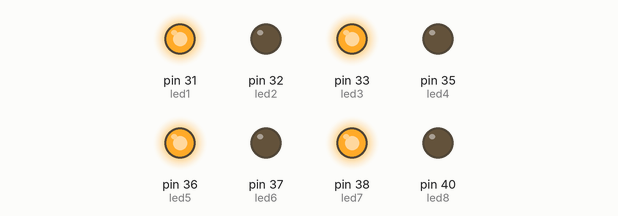
The program below on a simulated Raspberry Pi (header pin numbers). Shown: output pins drawn as LEDs (lit = HIGH).

Above: at 0.1 s.
At 6.05 s:
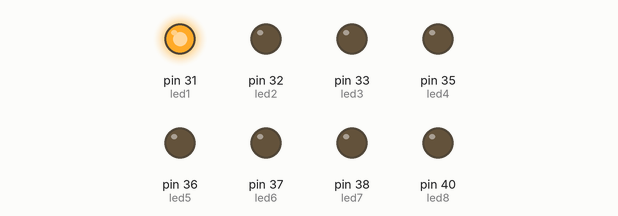
At 10.0 s:
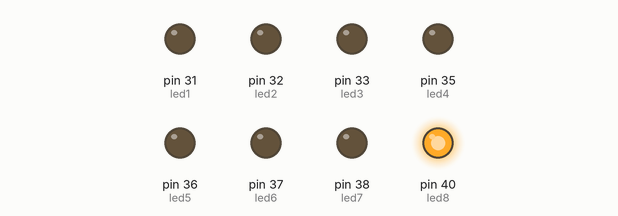
At 18.0 s:
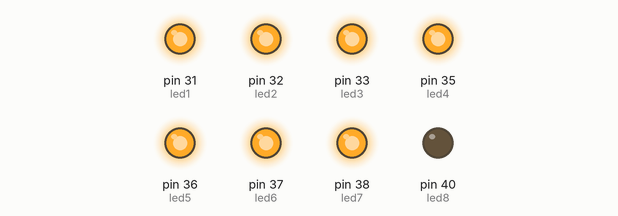
At 27.1 s:
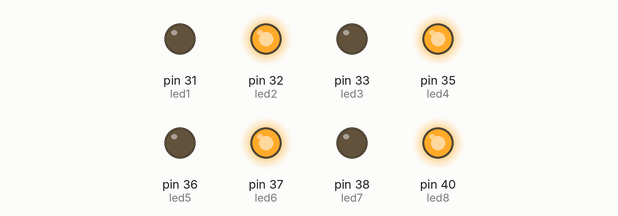
At 39.85 s:
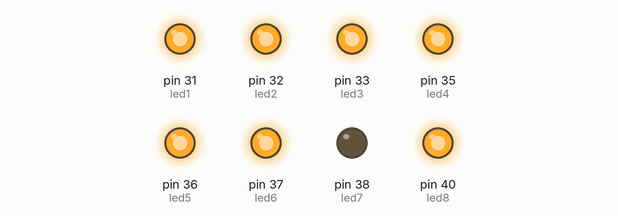
Timing chart, 0 to 40.0 s (numbered marks = the images above):
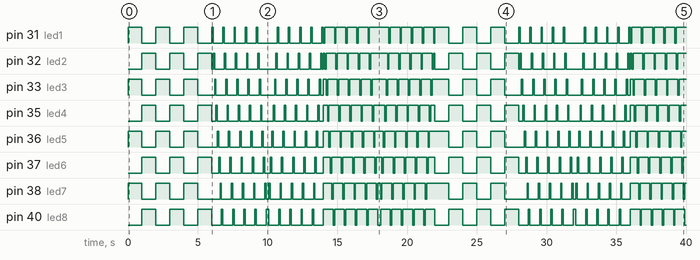

Measured:
- by itself, pin 31 (led1): LOW → HIGH at 0.00 s, → LOW 1.0 s later, → HIGH 1.0 s later, → LOW 1.0 s later, … (79 changes in this stretch)
- by itself, pin 32 (led2): LOW → HIGH at 1.0 s, → LOW 1.0 s later, → HIGH 1.0 s later, → LOW 1.0 s later, … (85 changes in this stretch)
- by itself, pin 33 (led3): LOW → HIGH at 0.00 s, → LOW 1.0 s later, → HIGH 1.0 s later, → LOW 1.0 s later, … (83 changes in this stretch)
- by itself, pin 35 (led4): LOW → HIGH at 1.0 s, → LOW 1.0 s later, → HIGH 1.0 s later, → LOW 1.0 s later, … (85 changes in this stretch)
- by itself, pin 36 (led5): LOW → HIGH at 0.00 s, → LOW 1.0 s later, → HIGH 1.0 s later, → LOW 1.0 s later, … (83 changes in this stretch)
- by itself, pin 37 (led6): LOW → HIGH at 1.0 s, → LOW 1.0 s later, → HIGH 1.0 s later, → LOW 1.0 s later, … (85 changes in this stretch)
- by itself, pin 38 (led7): LOW → HIGH at 0.00 s, → LOW 1.0 s later, → HIGH 1.0 s later, → LOW 1.0 s later, … (83 changes in this stretch)
- by itself, pin 40 (led8): LOW → HIGH at 1.0 s, → LOW 1.0 s later, → HIGH 1.0 s later, → LOW 1.0 s later, … (78 changes in this stretch)

The program:

led.py
```python
import RPi.GPIO as GPIO
import time

GPIO.setmode(GPIO.BOARD)

led1 = 31
led2 = 32
led3 = 33
led4 = 35
led5 = 36
led6 = 37
led7 = 38
led8 = 40

# Setup the LED pins as output
GPIO.setup(led1, GPIO.OUT)
GPIO.setup(led2, GPIO.OUT)
GPIO.setup(led3, GPIO.OUT)
GPIO.setup(led4, GPIO.OUT)
GPIO.setup(led5, GPIO.OUT)
GPIO.setup(led6, GPIO.OUT)
GPIO.setup(led7, GPIO.OUT)
GPIO.setup(led8, GPIO.OUT)

GPIO.output(led1, False)
GPIO.output(led2, False)
GPIO.output(led3, False)
GPIO.output(led4, False)
GPIO.output(led5, False)
GPIO.output(led6, False)
GPIO.output(led7, False)
GPIO.output(led8, False)

def ledpattern(ledVal1, ledVal2, ledVal3, ledVal4, ledVal5, ledVal6, ledVal7, ledVal8):
    GPIO.output(led1, ledVal1)
    GPIO.output(led2, ledVal2)
    GPIO.output(led3, ledVal3)
    GPIO.output(led4, ledVal4)
    GPIO.output(led5, ledVal5)
    GPIO.output(led6, ledVal6)
    GPIO.output(led7, ledVal7)
    GPIO.output(led8, ledVal8)

def patternOne():
    for i in range(0, 3):
        ledpattern(1, 0, 1, 0, 1, 0, 1, 0)
        time.sleep(1)
        ledpattern(0, 1, 0, 1, 0, 1, 0, 1)
        time.sleep(1)

def patternTwo():
    for i in range(0, 5):
        ledpattern(1, 0, 0, 0, 0, 0, 0, 0)
        time.sleep(0.1)
        ledpattern(0, 1, 0, 0, 0, 0, 0, 0)
        time.sleep(0.1)
        ledpattern(0, 0, 1, 0, 0, 0, 0, 0)
        time.sleep(0.1)
        ledpattern(0, 0, 0, 1, 0, 0, 0, 0)
        time.sleep(0.1)
        ledpattern(0, 0, 0, 0, 1, 0, 0, 0)
        time.sleep(0.1)
        ledpattern(0, 0, 0, 0, 0, 1, 0, 0)
        time.sleep(0.1)
        ledpattern(0, 0, 0, 0, 0, 0, 1, 0)
        time.sleep(0.1)
        ledpattern(0, 0, 0, 0, 0, 0, 0, 1)
        time.sleep(0.1)

def patternThree():
    for i in range(0, 5):
        ledpattern(0, 0, 0, 0, 0, 0, 0, 1)
        time.sleep(0.1)
        ledpattern(0, 0, 0, 0, 0, 0, 1, 0)
        time.sleep(0.1)
        ledpattern(0, 0, 0, 0, 0, 1, 0, 0)
        time.sleep(0.1)
        ledpattern(0, 0, 0, 0, 1, 0, 0, 0)
        time.sleep(0.1)
        ledpattern(0, 0, 0, 1, 0, 0, 0, 0)
        time.sleep(0.1)
        ledpattern(0, 0, 1, 0, 0, 0, 0, 0)
        time.sleep(0.1)
        ledpattern(0, 1, 0, 0, 0, 0, 0, 0)
        time.sleep(0.1)
        ledpattern(1, 0, 0, 0, 0, 0, 0, 0)
        time.sleep(0.1)

def patternFour():
    for i in range(0, 5):
        ledpattern(0, 1, 1, 1, 1, 1, 1, 1)
        time.sleep(0.1)
        ledpattern(1, 0, 1, 1, 1, 1, 1, 1)
        time.sleep(0.1)
        ledpattern(1, 1, 0, 1, 1, 1, 1, 1)
        time.sleep(0.1)
        ledpattern(1, 1, 1, 0, 1, 1, 1, 1)
        time.sleep(0.1)
        ledpattern(1, 1, 1, 1, 0, 1, 1, 1)
        time.sleep(0.1)
        ledpattern(1, 1, 1, 1, 1, 0, 1, 1)
        time.sleep(0.1)
        ledpattern(1, 1, 1, 1, 1, 1, 0, 1)
        time.sleep(0.1)
        ledpattern(1, 1, 1, 1, 1, 1, 1, 0)
        time.sleep(0.1)

def patternFive():
    for i in range(0, 5):
        ledpattern(1, 1, 1, 1, 1, 1, 1, 0)
        time.sleep(0.1)
        ledpattern(1, 1, 1, 1, 1, 1, 0, 1)
        time.sleep(0.1)
        ledpattern(1, 1, 1, 1, 1, 0, 1, 1)
        time.sleep(0.1)
        ledpattern(1, 1, 1, 1, 0, 1, 1, 1)
        time.sleep(0.1)
        ledpattern(1, 1, 1, 0, 1, 1, 1, 1)
        time.sleep(0.1)
        ledpattern(1, 1, 0, 1, 1, 1, 1, 1)
        time.sleep(0.1)
        ledpattern(1, 0, 1, 1, 1, 1, 1, 1)
        time.sleep(0.1)
        ledpattern(0, 1, 1, 1, 1, 1, 1, 1)
        time.sleep(0.1)

try:
    while True:
        patternOne()
        patternTwo()
        patternThree()
        patternFour()
        patternFive()
finally:
    # Reset the GPIO pins
    GPIO.cleanup()
```
